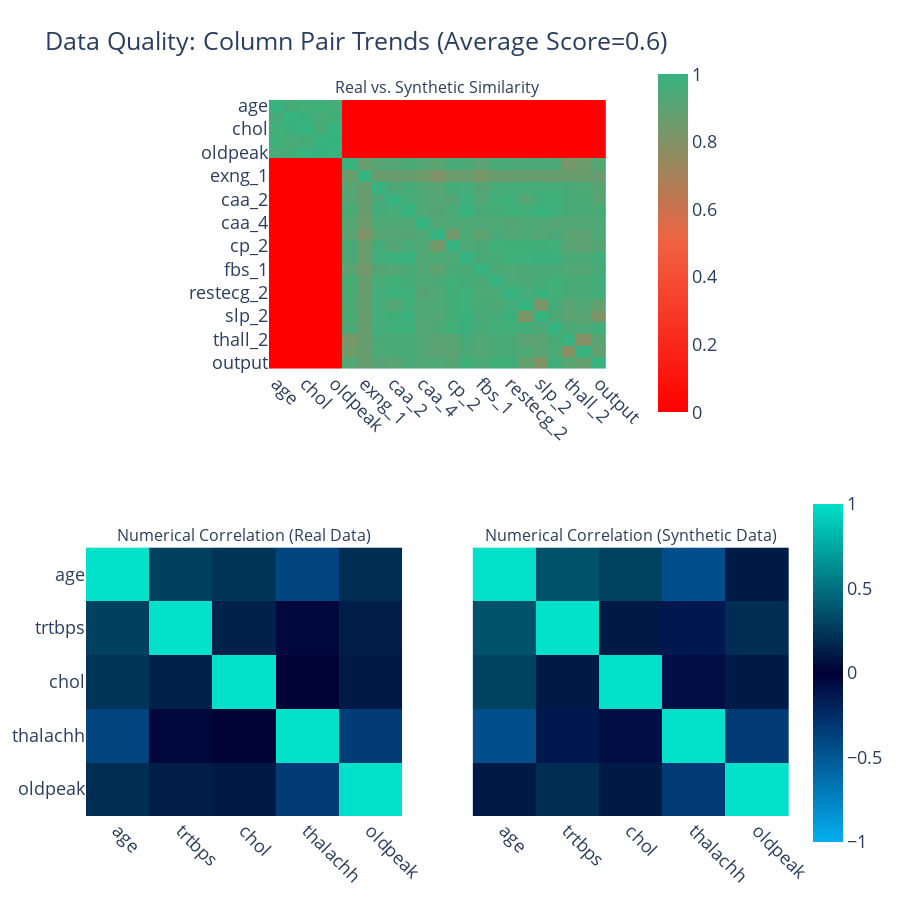

Notebook source saved alongside this figure:
### Code cell
quality_report.get_visualization(property_name='Column Pair Trends').show(renderer='vscode')

### Figure 1 — Plotly figure (JSON) as saved in the notebook; plotly's stock layout.template omitted (floating-point values rounded to 4 significant figures; data arrays with more than 128 entries replaced by an {"elided": "..."} marker saying what was removed)
{"data": [{"coloraxis": "coloraxis", "hovertemplate": "<b>Column Pair</b><br>(%{x},%{y})<br><br>Similarity: %{z}<extra></extra>", "type": "heatmap", "x": ["age", "trtbps", "chol", "thalachh", "oldpeak", "sex_1", "exng_1", "caa_1", "caa_2", "caa_3", "caa_4", "cp_1", "cp_2", "cp_3", "fbs_1", "restecg_1", "restecg_2", "slp_1", "slp_2", "thall_1", "thall_2", "thall_3", "output"], "xaxis": "x", "y": ["age", "trtbps", "chol", "thalachh", "oldpeak", "sex_1", "exng_1", "caa_1", "caa_2", "caa_3", "caa_4", "cp_1", "cp_2", "cp_3", "fbs_1", "restecg_1", "restecg_2", "slp_1", "slp_2", "thall_1", "thall_2", "thall_3", "output"], "yaxis": "y", "z": {"elided": "23x23 float values"}}, {"coloraxis": "coloraxis2", "customdata": [[1, 0.368, 0.294, -0.447, 0.118], [0.368, 1, 0.114, -0.132, 0.201], [0.294, 0.114, 1, -0.08, 0.114], [-0.447, -0.132, -0.08, 1, -0.337], [0.118, 0.201, 0.114, -0.337, 1]], "hovertemplate": "<b>Correlation</b><br>(%{x},%{y})<br><br>Synthetic: %{z}<br>(vs. Real: %{customdata})<extra></extra>", "type": "heatmap", "x": ["age", "trtbps", "chol", "thalachh", "oldpeak"], "xaxis": "x2", "y": ["age", "trtbps", "chol", "thalachh", "oldpeak"], "yaxis": "y2", "z": [[1, 0.285, 0.232, -0.396, 0.202], [0.285, 1, 0.148, -0.038, 0.132], [0.232, 0.148, 1, 0.013, 0.111], [-0.396, -0.038, 0.013, 1, -0.345], [0.202, 0.132, 0.111, -0.345, 1]]}, {"coloraxis": "coloraxis2", "customdata": [[1, 0.285, 0.232, -0.396, 0.202], [0.285, 1, 0.148, -0.038, 0.132], [0.232, 0.148, 1, 0.013, 0.111], [-0.396, -0.038, 0.013, 1, -0.345], [0.202, 0.132, 0.111, -0.345, 1]], "hovertemplate": "<b>Correlation</b><br>(%{x},%{y})<br><br>Synthetic: %{z}<br>(vs. Real: %{customdata})<extra></extra>", "type": "heatmap", "x": ["age", "trtbps", "chol", "thalachh", "oldpeak"], "xaxis": "x3", "y": ["age", "trtbps", "chol", "thalachh", "oldpeak"], "yaxis": "y3", "z": [[1, 0.368, 0.294, -0.447, 0.118], [0.368, 1, 0.114, -0.132, 0.201], [0.294, 0.114, 1, -0.08, 0.114], [-0.447, -0.132, -0.08, 1, -0.337], [0.118, 0.201, 0.114, -0.337, 1]]}], "layout": {"annotations": [{"font": {"size": 16}, "showarrow": false, "text": "Real vs. Synthetic Similarity", "x": 0.5, "xanchor": "center", "xref": "paper", "y": 1, "yanchor": "bottom", "yref": "paper"}, {"font": {"size": 16}, "showarrow": false, "text": "Numerical Correlation (Real Data)", "x": 0.225, "xanchor": "center", "xref": "paper", "y": 0.375, "yanchor": "bottom", "yref": "paper"}, {"font": {"size": 16}, "showarrow": false, "text": "Numerical Correlation (Synthetic Data)", "x": 0.775, "xanchor": "center", "xref": "paper", "y": 0.375, "yanchor": "bottom", "yref": "paper"}], "coloraxis": {"cmax": 1, "cmin": 0, "colorbar": {"len": 0.5, "x": 0.8, "y": 0.8}, "colorscale": [[0, "#FF0000"], [0.5, "#F16141"], [1, "#36B37E"]]}, "coloraxis2": {"cmax": 1, "cmin": -1, "colorbar": {"len": 0.5, "y": 0.2}, "colorscale": [[0, "#03AFF1"], [0.5, "#000036"], [1, "#01E0C9"]]}, "font": {"size": 18}, "height": 900, "title": {"text": "Data Quality: Column Pair Trends (Average Score=0.6)"}, "width": 900, "xaxis": {"anchor": "y", "domain": [0.26, 0.74], "tickangle": 45}, "xaxis2": {"anchor": "y2", "domain": [0, 0.45], "tickangle": 45}, "xaxis3": {"anchor": "y3", "domain": [0.55, 1], "matches": "x2", "tickangle": 45}, "yaxis": {"anchor": "x", "autorange": "reversed", "domain": [0.625, 1]}, "yaxis2": {"anchor": "x2", "autorange": "reversed", "domain": [0, 0.375]}, "yaxis3": {"anchor": "x3", "autorange": "reversed", "domain": [0, 0.375], "matches": "y2", "visible": false}}}
